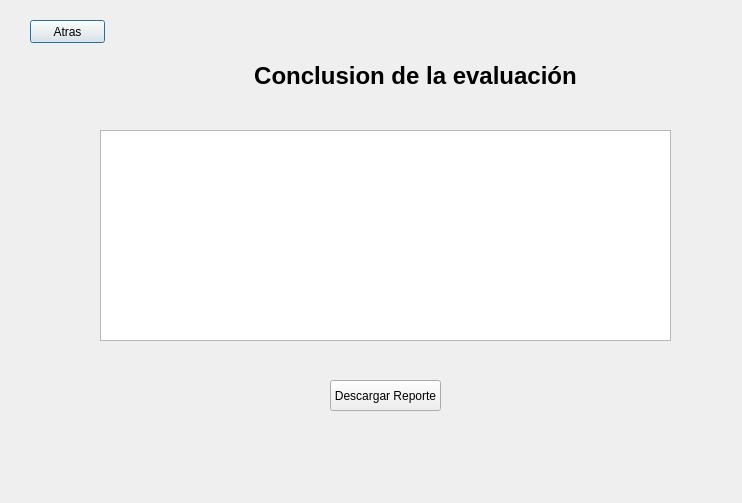
<?xml version="1.0" encoding="UTF-8"?>
<ui version="4.0">
 <class>Dialog</class>
 <widget class="QDialog" name="Dialog">
  <property name="geometry">
   <rect>
    <x>0</x>
    <y>0</y>
    <width>742</width>
    <height>503</height>
   </rect>
  </property>
  <property name="windowTitle">
   <string>Conclusion</string>
  </property>
  <widget class="QLabel" name="label">
   <property name="geometry">
    <rect>
     <x>240</x>
     <y>50</y>
     <width>351</width>
     <height>51</height>
    </rect>
   </property>
   <property name="font">
    <font>
     <pointsize>18</pointsize>
     <weight>75</weight>
     <bold>true</bold>
    </font>
   </property>
   <property name="text">
    <string>Conclusion de la evaluación</string>
   </property>
   <property name="alignment">
    <set>Qt::AlignCenter</set>
   </property>
  </widget>
  <widget class="QTextBrowser" name="textBrowser">
   <property name="geometry">
    <rect>
     <x>100</x>
     <y>130</y>
     <width>571</width>
     <height>211</height>
    </rect>
   </property>
  </widget>
  <widget class="QPushButton" name="pushButton">
   <property name="geometry">
    <rect>
     <x>30</x>
     <y>20</y>
     <width>75</width>
     <height>23</height>
    </rect>
   </property>
   <property name="text">
    <string>Atras</string>
   </property>
  </widget>
  <widget class="QPushButton" name="pushButton_2">
   <property name="geometry">
    <rect>
     <x>330</x>
     <y>380</y>
     <width>111</width>
     <height>31</height>
    </rect>
   </property>
   <property name="text">
    <string>Descargar Reporte</string>
   </property>
  </widget>
 </widget>
 <resources/>
 <connections/>
</ui>
